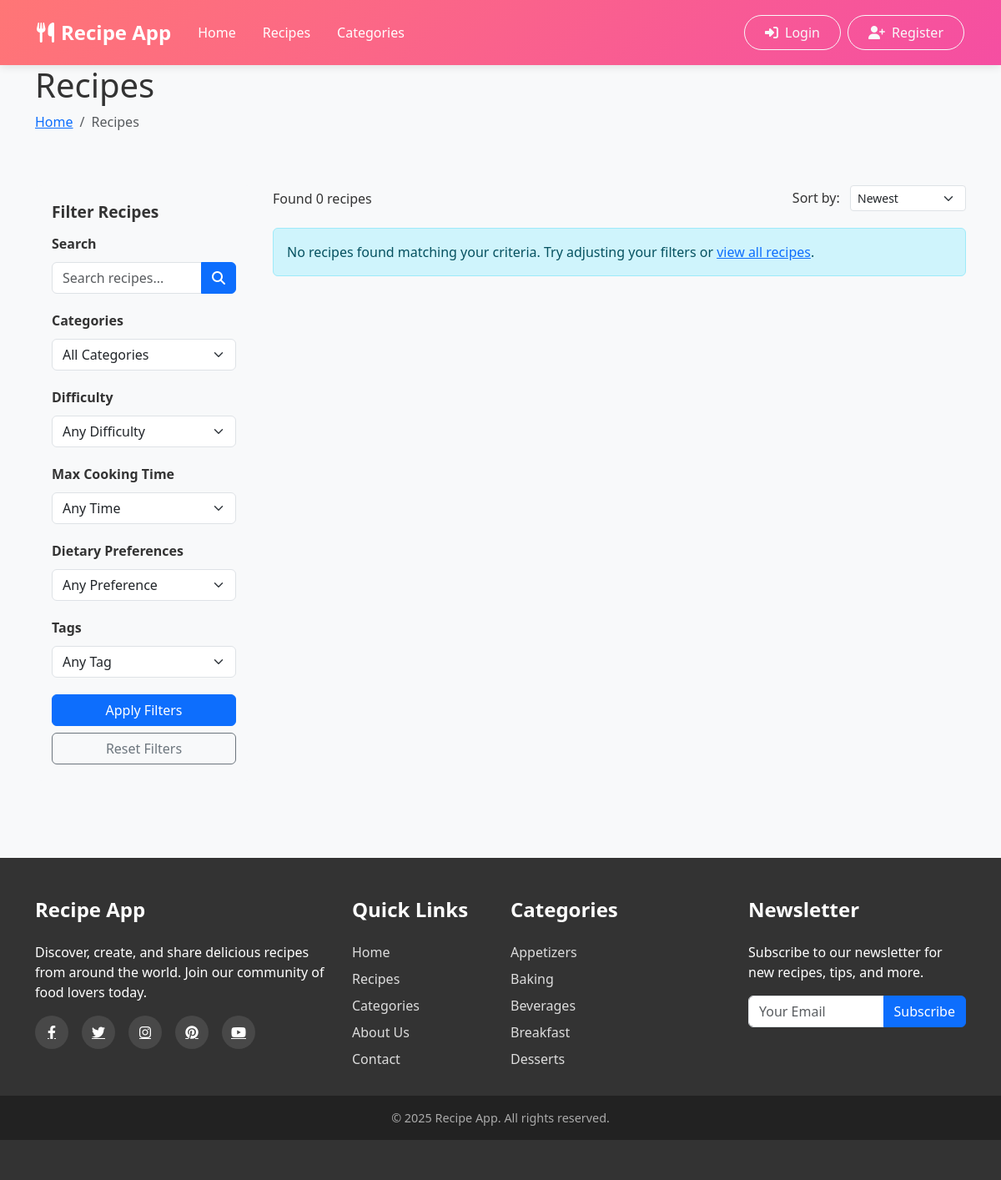
Page /recipes.php on the committed database.
### tables this page shows
CREATE TABLE IF NOT EXISTS categories (
    category_id INT AUTO_INCREMENT PRIMARY KEY,
    name VARCHAR(50) NOT NULL UNIQUE,
    description TEXT,
    image VARCHAR(191),
    parent_category_id INT NULL DEFAULT NULL
);

### recipes.php (the view, shortened to what this page needs)
<?php
require_once 'includes/db_connection.php';
$logged_in = isset($_SESSION['user_id']);
$where_clauses = ["r.status = 'published'"];
$where_clause = implode(" AND ", $where_clauses);
$valid_sort_options = ['newest', 'oldest', 'rating', 'popularity'];
$sort = isset($_GET['sort']) && in_array($_GET['sort'], $valid_sort_options) ? $_GET['sort'] : 'newest';
$count_sql = "
    SELECT COUNT(*) as total
    FROM recipes r
    WHERE $where_clause
";
$count_stmt = $conn->prepare($count_sql);
$count_stmt->execute();
$count_result = $count_stmt->get_result();
$count_row = $count_result->fetch_assoc();
$total_recipes = $count_row['total'];
$recipes = [];
$categories = [];
$categories_sql = "SELECT * FROM categories ORDER BY name";
$categories_result = $conn->query($categories_sql);
if ($categories_result && $categories_result->num_rows > 0) {
    while ($row = $categories_result->fetch_assoc()) {
        $categories[] = $row;
    }
}
$page_title = "Recipes";
?>
<!DOCTYPE html>
<html lang="en">
<head>
    <link href="https://cdn.jsdelivr.net/npm/bootstrap@5.3.0/dist/css/bootstrap.min.css" rel="stylesheet">
    <link rel="stylesheet" href="https://cdnjs.cloudflare.com/ajax/libs/font-awesome/6.4.0/css/all.min.css">
    <link rel="stylesheet" href="css/index.css">
</head>
<body>
    <nav class="navbar navbar-expand-lg navbar-dark">
        <div class="container">
            <a class="navbar-brand" href="index.php">
                <i class="fas fa-utensils me-2"></i>Recipe App
            </a>
            <div class="collapse navbar-collapse" id="navbarNav">
                <ul class="navbar-nav me-auto">
                    <li class="nav-item">
                        <a class="nav-link" href="index.php">Home</a>
                    </li>
                    <li class="nav-item">
                        <a class="nav-link active" href="recipes.php">Recipes</a>
                    </li>
                    <li class="nav-item">
                        <a class="nav-link" href="categories.php">Categories</a>
                    </li>
                </ul>
                <div class="d-flex">
                    <?php if ($logged_in): ?>
                        <a href="add-recipe.php" class="btn btn-outline-light me-2">
                            <i class="fas fa-plus me-2"></i>Add Recipe
                        </a>
                        <a href="auth/logout.php" class="btn btn-outline-light">
                            <i class="fas fa-sign-out-alt me-2"></i>Logout
                        </a>
                    <?php else: ?>
                        <a href="auth/login.php" class="btn btn-outline-light me-2">
                            <i class="fas fa-sign-in-alt me-2"></i>Login
                        </a>
                        <a href="auth/register.php" class="btn btn-outline-light">
                            <i class="fas fa-user-plus me-2"></i>Register
                        </a>
                    <?php endif; ?>
                </div>
            </div>
        </div>
    </nav>
    <section class="page-header">
        <div class="container">
            <h1><?= $page_title ?></h1>
            <nav aria-label="breadcrumb">
                <ol class="breadcrumb">
                    <li class="breadcrumb-item"><a href="index.php">Home</a></li>
                    <li class="breadcrumb-item active" aria-current="page"><?= $page_title ?></li>
                </ol>
            </nav>
        </div>
    </section>
    <section class="py-5">
        <div class="container">
            <div class="row">
                <div class="col-lg-3 mb-4">
                    <div class="filters">
                        <h3 class="filter-heading">Filter Recipes</h3>
                        <form action="recipes.php" method="GET" id="filter-form">
                            <div class="filter-group">
                                <div class="mb-3">
                                    <label for="search" class="form-label filter-label">Search</label>
                                    <div class="input-group">
                                        <input type="text" class="form-control" id="search" name="search"
                                               value="<?= isset($_GET['search']) ? htmlspecialchars($_GET['search']) : '' ?>"
                                               placeholder="Search recipes...">
                                        <button class="btn btn-primary" type="submit">
                                            <i class="fas fa-search"></i>
                                        </button>
                                    </div>
                                </div>
                            </div>
                            <div class="filter-group">
                                <label class="filter-label">Categories</label>
                                <select class="form-select" name="category">
                                    <option value="">All Categories</option>
                                </select>
                            </div>
                            <div class="filter-group">
                                <label class="filter-label">Difficulty</label>
                                <select class="form-select" name="difficulty">
                                    <option value="">Any Difficulty</option>
                                </select>
                            </div>
                            <div class="filter-group">
                                <label class="filter-label">Max Cooking Time</label>
                                <select class="form-select" name="time">
                                    <option value="">Any Time</option>
                                </select>
                            </div>
                            <div class="filter-group">
                                <label class="filter-label">Dietary Preferences</label>
                                <select class="form-select" name="preference">
                                    <option value="">Any Preference</option>
                                </select>
                            </div>
                            <div class="filter-group">
                                <label class="filter-label">Tags</label>
                                <select class="form-select" name="tag">
                                    <option value="">Any Tag</option>
                                </select>
                            </div>
                            <div class="d-grid gap-2">
                                <button type="submit" class="btn btn-primary">Apply Filters</button>
                                <a href="recipes.php" class="btn btn-outline-secondary">Reset Filters</a>
                            </div>
                        </form>
                    </div>
                </div>
                <div class="col-lg-9">
                    <div class="sort-controls">
                        <p class="mb-0">Found <?= $total_recipes ?> recipe<?= $total_recipes != 1 ? 's' : '' ?></p>
                        <div class="sorting">
                            <label class="me-2">Sort by:</label>
                            <select class="form-select form-select-sm d-inline-block w-auto" id="sort-select">
                                <option value="newest" <?= $sort == 'newest' ? 'selected' : '' ?>>Newest</option>
                            </select>
                        </div>
                    </div>
                    <?php if (empty($recipes)): ?>
                        <div class="alert alert-info">
                            <p class="mb-0">No recipes found matching your criteria. Try adjusting your filters or <a href="recipes.php">view all recipes</a>.</p>
                        </div>
                    <?php endif; ?>
                </div>
            </div>
        </div>
    </section>
    <footer class="footer">
        <div class="container">
            <div class="row">
                <div class="col-md-4 mb-4">
                    <h3 class="footer-title">Recipe App</h3>
                    <p>Discover, create, and share delicious recipes from around the world. Join our community of food lovers today.</p>
                    <div class="social-links">
                        <a href="#"><i class="fab fa-facebook-f"></i></a>
                        <a href="#"><i class="fab fa-twitter"></i></a>
                        <a href="#"><i class="fab fa-instagram"></i></a>
                        <a href="#"><i class="fab fa-pinterest"></i></a>
                        <a href="#"><i class="fab fa-youtube"></i></a>
                    </div>
                </div>
                <div class="col-md-2 mb-4">
                    <h3 class="footer-title">Quick Links</h3>
                    <div class="footer-links">
                        <a href="index.php">Home</a>
                        <a href="recipes.php">Recipes</a>
                        <a href="categories.php">Categories</a>
                        <a href="about.php">About Us</a>
                        <a href="contact.php">Contact</a>
                    </div>
                </div>
                <div class="col-md-3 mb-4">
                    <h3 class="footer-title">Categories</h3>
                    <div class="footer-links">
                        <?php foreach (array_slice($categories, 0, 5) as $category): ?>
                        <a href="recipes.php?category=<?= $category['category_id'] ?>"><?= htmlspecialchars($category['name']) ?></a>
                        <?php endforeach; ?>
                    </div>
                </div>
                <div class="col-md-3 mb-4">
                    <h3 class="footer-title">Newsletter</h3>
                    <p>Subscribe to our newsletter for new recipes, tips, and more.</p>
                    <form id="newsletter-form" class="mt-3">
                        <div class="input-group mb-3">
                            <input type="email" class="form-control" placeholder="Your Email" required>
                            <button class="btn btn-primary" type="submit">Subscribe</button>
                        </div>
                    </form>
                </div>
            </div>
        </div>
        <div class="footer-bottom">
            <div class="container">
                <p class="mb-0">&copy; <?= date('Y') ?> Recipe App. All rights reserved.</p>
            </div>
        </div>
    </footer>
</body>
</html>

### css/index.css (style rules this page uses)
:root { --primary-color: #F54EA2; --secondary-color: #FF7676; --text-color: #333; --light-gray: #f8f9fa; }
body { font-family: 'Segoe UI', Tahoma, Geneva, Verdana, sans-serif; color: var(--text-color); background-color: var(--light-gray); }
.navbar { background: linear-gradient(135deg, var(--secondary-color) 0%, var(--primary-color) 100%); padding: 1rem 2rem; box-shadow: 0 2px 10px rgba(0, 0, 0, 0.1); }
.navbar-brand { font-weight: bold; font-size: 1.5rem; }
.navbar .nav-link { color: white !important; font-weight: 500; margin: 0 0.5rem; transition: all 0.3s; }
.navbar .btn-outline-light { border-radius: 50px; padding: 0.5rem 1.5rem; }
.footer { background-color: #333; color: white; padding: 3rem 0; }
.footer-title { font-size: 1.5rem; font-weight: bold; margin-bottom: 1.5rem; }
.footer-links a { color: #ddd; display: block; margin-bottom: 0.5rem; text-decoration: none; transition: all 0.3s; }
.footer-bottom { background-color: #222; padding: 1rem 0; text-align: center; color: #aaa; font-size: 0.9rem; }
.social-links { display: flex; gap: 1rem; margin-top: 1rem; }
.social-links a { display: inline-flex; align-items: center; justify-content: center; width: 40px; height: 40px; border-radius: 50%; background-color: rgba(255, 255, 255, 0.1); color: white; transition: all 0.3s; }

### recipes.php (style rules this page uses)
.filters { padding: 20px; background-color: #f8f9fa; border-radius: 8px; margin-bottom: 20px; }
.filter-heading { font-size: 1.2rem; font-weight: bold; margin-bottom: 15px; }
.filter-group { margin-bottom: 20px; }
.filter-label { font-weight: bold; margin-bottom: 10px; }
.sort-controls { display: flex; justify-content: space-between; align-items: center; margin-bottom: 20px; }

### rows in the picture
categories: name "Appetizers"
categories: name "Baking"
categories: name "Beverages"
categories: name "Breakfast"
categories: name "Desserts"

### other values in the picture
$page_title "Recipes"
$total_recipes "0"
